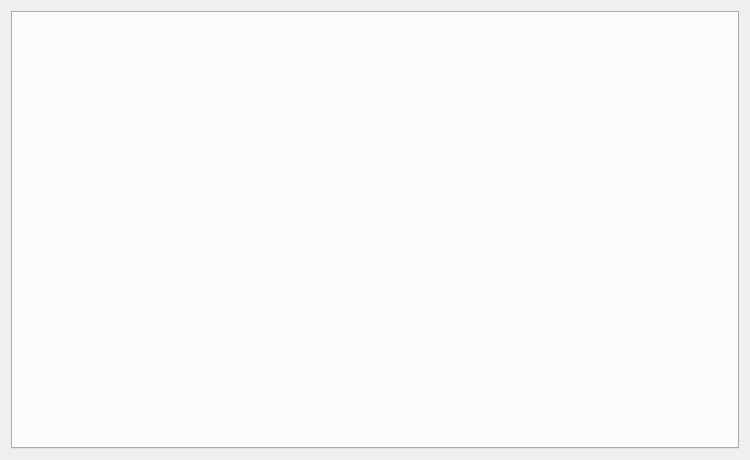
<?xml version="1.0" encoding="UTF-8"?>
<ui version="4.0">
 <class>RemoteTerminalDialog</class>
 <widget class="QDialog" name="RemoteTerminalDialog">
  <property name="geometry">
   <rect>
    <x>0</x>
    <y>0</y>
    <width>750</width>
    <height>460</height>
   </rect>
  </property>
  <property name="windowTitle">
   <string>Telnet over XMPP</string>
  </property>
  <layout class="QVBoxLayout" name="verticalLayout_2">
   <item>
    <widget class="QTabWidget" name="terminalTabControl">
     <property name="currentIndex">
      <number>-1</number>
     </property>
     <property name="tabsClosable">
      <bool>true</bool>
     </property>
     <property name="movable">
      <bool>true</bool>
     </property>
    </widget>
   </item>
  </layout>
 </widget>
 <resources/>
 <connections/>
</ui>
